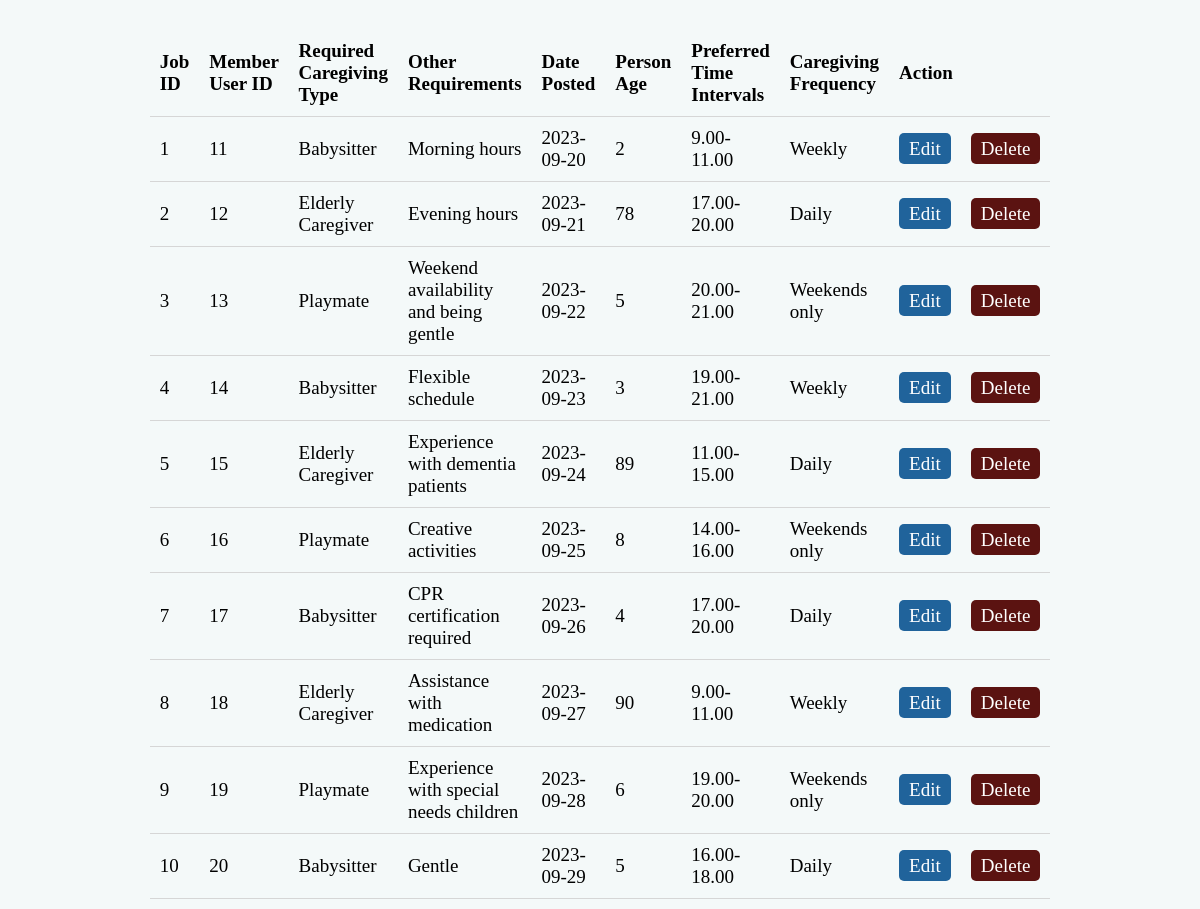
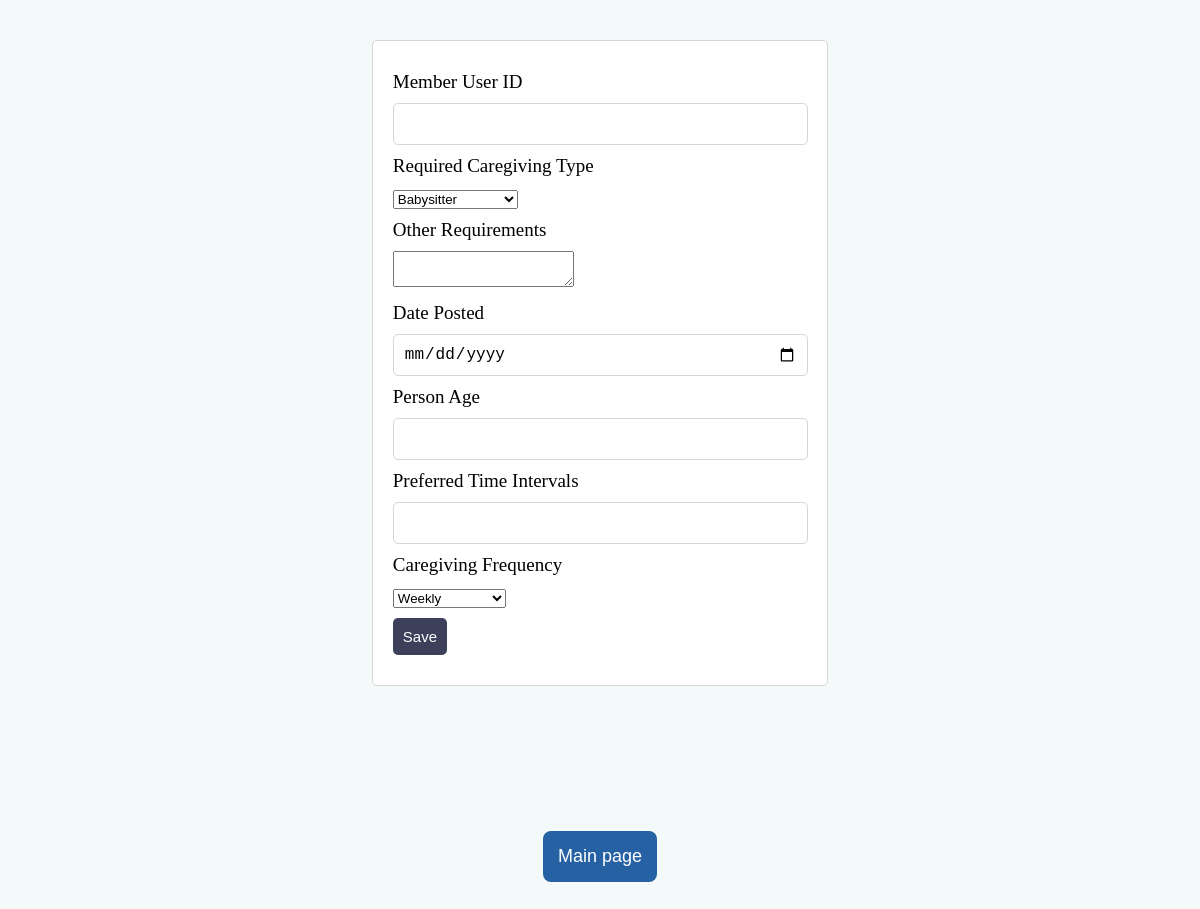
The page /post_job.php on the database its author committed (2 pictures, top to bottom).
### tables this page shows
CREATE TABLE JOB (
    job_id INT NOT NULL AUTO_INCREMENT,
    member_user_id INT NOT NULL,
    required_caregiving_type ENUM('Babysitter', 'Elderly Caregiver', 'Playmate') NOT NULL,
    other_requirements TEXT,
    date_posted DATE NOT NULL,
    person_age INT,
    preferred_time_intervals VARCHAR(255) NOT NULL,
    caregiving_frequency ENUM('Weekly', 'Daily', 'Weekends only') NOT NULL,
    PRIMARY KEY (job_id),
    FOREIGN KEY (member_user_id) REFERENCES MEMBER(member_user_id)
	ON DELETE CASCADE
    ON UPDATE CASCADE
);

### server.php (called while the page is built, shortened)
<?php
        $required_caregiving_type = "";
        $date_posted = "";
        $person_age = "";
        $preferred_time_intervals = "";
        $caregiving_frequency = "";
        $edit_state4= false;
        $member_user_id= "";
        $db = mysqli_connect('localhost', 'root','Database.123', 'caregivers');
        $results4= mysqli_query($db, "SELECT * FROM JOB");
?>

### post_job.php (the view, shortened to what this page needs)
<?php  include('server.php');
?>
<!DOCTYPE html>
<html>
<head>
        <link rel="stylesheet" type="text/css" href="styles.css">
</head>
<body>
    <table>
        <thead>
            <tr>
                <th>Job ID</th>
                <th>Member User ID</th>
                <th>Required Caregiving Type</th>
                <th>Other Requirements</th>
                <th>Date Posted</th>
                <th>Person Age</th>
                <th>Preferred Time Intervals</th>
                <th>Caregiving Frequency</th>
                <th colspan="2">Action</th>
            </tr>
        </thead>
        <tbody>
            <?php while ($row = mysqli_fetch_array($results4)) { ?>
                <tr>
                    <td><?php echo $row['job_id']; ?></td>
                    <td><?php echo $row['member_user_id']; ?></td>
                    <td><?php echo $row['required_caregiving_type']; ?></td>
                    <td><?php echo $row['other_requirements']; ?></td>
                    <td><?php echo $row['date_posted']; ?></td>
                    <td><?php echo $row['person_age']; ?></td>
                    <td><?php echo $row['preferred_time_intervals']; ?></td>
                    <td><?php echo $row['caregiving_frequency']; ?></td>
                    <td>
                        <a class="edit_btn" href="post_job.php?edit4=<?php echo $row['job_id']; ?>">Edit</a>
                    </td>
                    <td>
                        <a class="del_btn" href="server.php?del4=<?php echo $row['job_id']; ?>">Delete</a>
                    </td>
                </tr>
            <?php } ?>
        </tbody>
    </table>
    <form method="post" action="server.php">
        <div class="input-group">
            <label>Member User ID</label>
            <input type="text" name="member_user_id" value="<?php echo $member_user_id; ?>">
        </div>
        <div class="input-group">
            <label>Required Caregiving Type</label>
            <select name="required_caregiving_type">
                <option value="Babysitter" <?php echo ($required_caregiving_type == 'Babysitter') ? 'selected' : ''; ?>>Babysitter</option>
            </select>
        </div>
        <div class="input-group">
            <label>Other Requirements</label>
            <textarea name="other_requirements"><?php echo $other_requirements; ?></textarea>
        </div>
        <div class="input-group">
            <label>Date Posted</label>
            <input type="date" name="date_posted" value="<?php echo $date_posted; ?>">
        </div>
        <div class="input-group">
            <label>Person Age</label>
            <input type="number" name="person_age" value="<?php echo $person_age; ?>">
        </div>
        <div class="input-group">
            <label>Preferred Time Intervals</label>
            <input type="text" name="preferred_time_intervals" value="<?php echo $preferred_time_intervals; ?>">
        </div>
        <div class="input-group">
            <label>Caregiving Frequency</label>
            <select name="caregiving_frequency">
                <option value="Weekly" <?php echo ($caregiving_frequency== 'Weekly') ? 'selected' : ''; ?>>Weekly</option>
            </select>
        </div>
        <div class="input-group">
            <?php if ($edit_state4== false) : ?>
                <button type="submit" name="save4" class="btn">Save</button>
            <?php else : ?>
                <button type="submit" name="update4" class="btn">Update</button>
            <?php endif ?>
        </div>
    </form>
    <div class="center-container-user">
        <button class="btn main-page-button" onclick="location.href='index.php'">Main page</button>
    </div>
</body>
</html>

### styles.css (style rules this page uses)
body { font-size: 19px; background-color: #f4f9f9; }
table { width: 70%; margin: 30px auto; border-collapse: collapse; text-align: left; }
tr { border-bottom: 1px solid #d6d6d6; }
th, td { border: none; height: 30px; padding: 10px; }
form { width: 35%; margin: 50px auto; text-align: left; padding: 20px; border: 1px solid #d6d6d6; border-radius: 5px; background-color: #ffffff; }
.input-group { margin: 10px 0px; }
.input-group label { display: block; text-align: left; margin: 10px 0; }
.input-group input { height: 20px; width: 95%; padding: 10px; font-size: 16px; border-radius: 5px; border: 1px solid #d6d6d6; }
.btn { padding: 10px; font-size: 15px; color: white; background: #3D405B; border: none; border-radius: 5px; }
.edit_btn { text-decoration: none; padding: 5px 10px; background: #20639B; color: white; border-radius: 5px; }
.del_btn { text-decoration: none; padding: 5px 10px; color: white; border-radius: 5px; background: #5b1311; }
.register-button, .secondary-button, .main-page-button { padding: 15px; font-size: 18px; border: none; border-radius: 8px; cursor: pointer; transition: background-color 0.3s ease; }
.main-page-button { background: #2661a4; color: #fff; }
.center-container-user { display: flex; flex-direction: column; align-items: center; justify-content: center; height: 30vh; }

### rows shown on the page
job: job_id "1", member_user "11", required_caregiving_type "Babysitter", other_requirements "Morning hours", date_posted "2023-09-20", person_age "2", preferred_time_intervals "9.00-11.00", caregiving_frequency "Weekly"
job: job_id "2", member_user "12", required_caregiving_type "Elderly Caregiver", other_requirements "Evening hours", date_posted "2023-09-21", person_age "78", preferred_time_intervals "17.00-20.00", caregiving_frequency "Daily"
job: job_id "3", member_user "13", required_caregiving_type "Playmate", other_requirements "Weekend availability and being gentle", date_posted "2023-09-22", person_age "5", preferred_time_intervals "20.00-21.00", caregiving_frequency "Weekends only"
job: job_id "4", member_user "14", required_caregiving_type "Babysitter", other_requirements "Flexible schedule", date_posted "2023-09-23", person_age "3", preferred_time_intervals "19.00-21.00", caregiving_frequency "Weekly"
job: job_id "5", member_user "15", required_caregiving_type "Elderly Caregiver", other_requirements "Experience with dementia patients", date_posted "2023-09-24", person_age "89", preferred_time_intervals "11.00-15.00", caregiving_frequency "Daily"
job: job_id "6", member_user "16", required_caregiving_type "Playmate", other_requirements "Creative activities", date_posted "2023-09-25", person_age "8", preferred_time_intervals "14.00-16.00", caregiving_frequency "Weekends only"
job: job_id "7", member_user "17", required_caregiving_type "Babysitter", other_requirements "CPR certification required", date_posted "2023-09-26", person_age "4", preferred_time_intervals "17.00-20.00", caregiving_frequency "Daily"
job: job_id "8", member_user "18", required_caregiving_type "Elderly Caregiver", other_requirements "Assistance with medication", date_posted "2023-09-27", person_age "90", preferred_time_intervals "9.00-11.00", caregiving_frequency "Weekly"
job: job_id "9", member_user "19", required_caregiving_type "Playmate", other_requirements "Experience with special needs children", date_posted "2023-09-28", person_age "6", preferred_time_intervals "19.00-20.00", caregiving_frequency "Weekends only"
job: job_id "10", member_user "20", required_caregiving_type "Babysitter", other_requirements "Gentle", date_posted "2023-09-29", person_age "5", preferred_time_intervals "16.00-18.00", caregiving_frequency "Daily"
